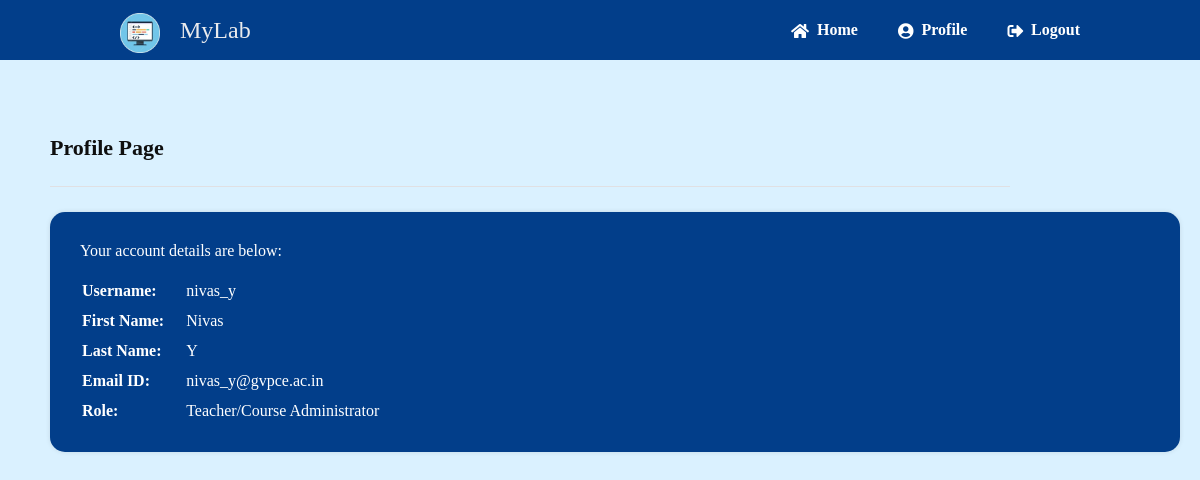
Screenshot of /profile.php (signed in) with the database file from the repository.
### tables this page shows
CREATE TABLE `users` (
  `id` int(11) NOT NULL,
  `role` int(1) NOT NULL,
  `firstname` varchar(50) NOT NULL,
  `lastname` varchar(50) NOT NULL,
  `emailid` varchar(255) NOT NULL,
  `username` varchar(50) NOT NULL,
  `password` varchar(255) NOT NULL,
  `created_at` datetime NOT NULL DEFAULT current_timestamp()
);

### profile.php (the view, shortened to what this page needs)
<?php
$DATABASE_HOST = 'localhost';
$DATABASE_USER = 'root';
$DATABASE_PASS = '';
$DATABASE_NAME = 'virtual lab environment';
$con = mysqli_connect($DATABASE_HOST, $DATABASE_USER, $DATABASE_PASS, $DATABASE_NAME);
$stmt = $con->prepare('SELECT role, password, username, firstname, lastname, emailid FROM users WHERE id = ?');
$stmt->bind_param('i', $_SESSION['id']);
$stmt->execute();
$stmt->bind_result($role, $password, $username, $firstname, $lastname, $emailid);
?>
<!DOCTYPE html>
<html>
<head>
	<link href="style.css" rel="stylesheet" type="text/css">
	<link rel="stylesheet" href="https://use.fontawesome.com/releases/v5.7.1/css/all.css">
</head>
<body class="loggedin">
	<?php include("navtop.php"); ?>
	<div class="content">
		<h2>Profile Page</h2>
		<div>
			<p>Your account details are below:</p>
			<table>
				<tr>
					<td>Username:</td>
					<td><?php echo $username; ?></td>
				</tr>
				<tr>
					<td>First Name:</td>
					<td><?php echo $firstname; ?></td>
				</tr>
				<tr>
					<td>Last Name:</td>
					<td><?php echo $lastname; ?></td>
				</tr>
				<tr>
					<td>Email ID:</td>
					<td><?php echo $emailid; ?></td>
				</tr>
				<tr>
					<td>Role:</td>
					<td><?php if ($role == 2) {
							echo "Student";
						} elseif ($role == 1) {
							echo "Teacher/Course Administrator";
						} elseif ($role == 3) {
							echo "Administrator";
						} ?></td>
				</tr>
			</table>
		</div>
	</div>
</body>
</html>

### style.css (style rules this page uses)
body { margin: 0!important; max-width: 100vw; background-color: rgb(218, 241, 255)!important; }
body.loggedin { background-color:rgb(229, 248, 255); }
.content { width: 80%; margin: 50px; }
.content h2 { margin: 0; padding: 25px 0; font-size: 22px; border-bottom: 1px solid #e0e0e3; color: #0f0f0f; font-weight:bold; }
.content > p, .content > div { box-shadow: 0 0 5px 0 rgba(0, 0, 0, 0.1); color:white; margin: 25px 0; padding: 25px; width:90vw; background-color: #023e8a; border-radius:15px; }
.content > p table td, .content > div table td { padding: 5px; }
.content > p table td:first-child, .content > div table td:first-child { font-weight: bold; color: white; padding-right: 15px; }
.content > div p { padding: 5px; margin: 0 0 10px 0; color:white; }

### rows the page displays
users: username "nivas_y", firstname "Nivas", lastname "Y", emailid "nivas_y@gvpce.ac.in"
